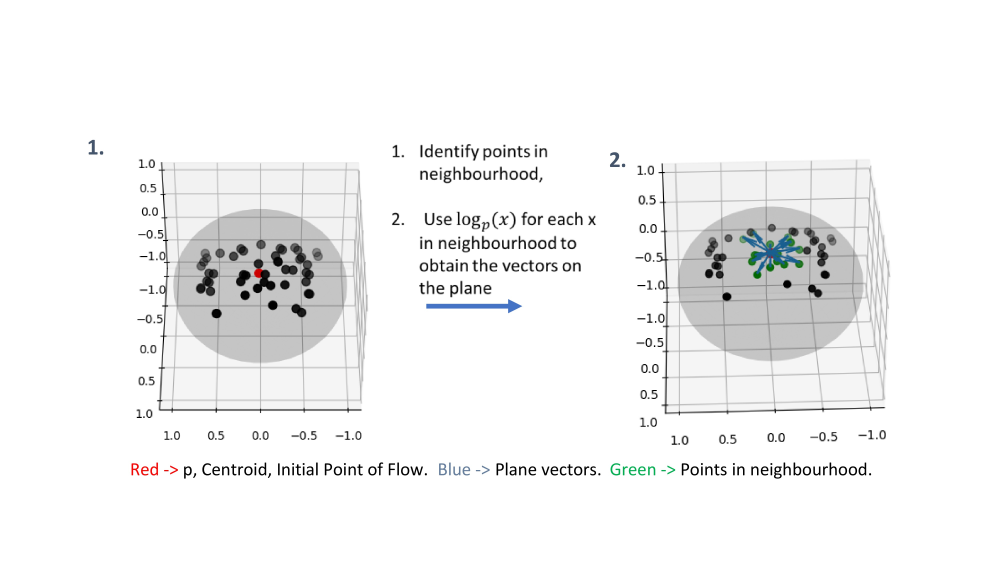
#> input picture flow_procedure/flow_1.jpg, 4000 x 2250 px, found by its file name (shown at 1/4 size)
$ python combine_images_grid.py
#> lines starting #> are read from the running program, lines starting #| are printed output that depends on the picture
import numpy as np
from PIL import Image
import os

# combines 6  images into one.
# can generalise to any number of images, just
# init original img accordingly.
FOLDER_NAME = "flow_procedure"
directory_in_str = os.path.abspath(os.curdir) + "\\" + FOLDER_NAME
main = Image.new("RGB", (4000*2, 2250*3))
#> main: PIL image 8000x6750 RGB; every value is 0
img1 = Image.open(directory_in_str+"\\flow_1.jpg")
#> img1 is the input picture: PIL image 4000x2250 RGB; mean R, G, B 243.3, 243.5, 243.5
img2 = Image.open(directory_in_str+"\\flow_2.jpg")
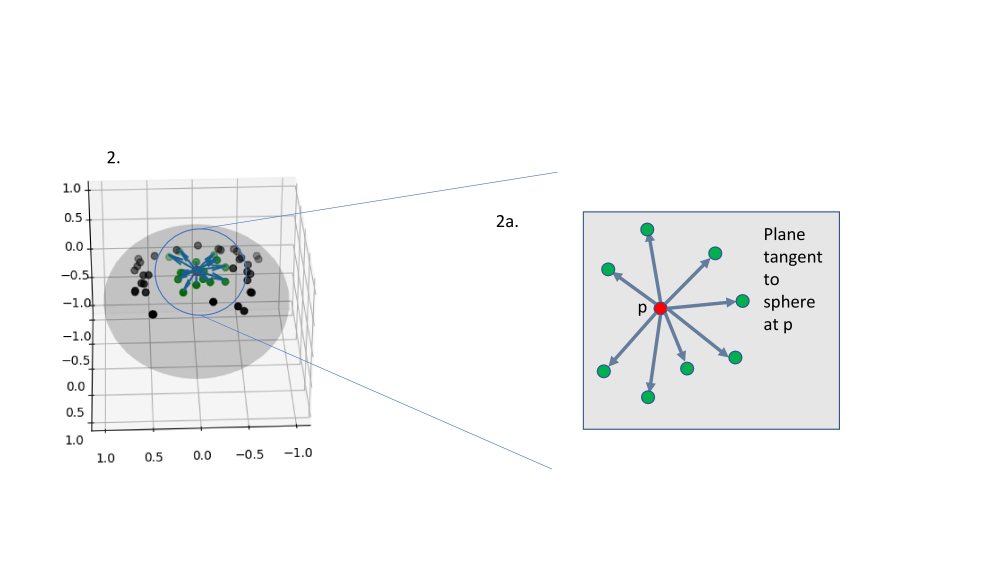
#> input picture flow_procedure/flow_2.jpg, 4000 x 2250 px, found by its file name (shown at 1/4 size)
#> img2 is the input picture: PIL image 4000x2250 RGB; mean R, G, B 245.9, 246.5, 246.7
img3 = Image.open(directory_in_str+"\\flow_3.jpg")
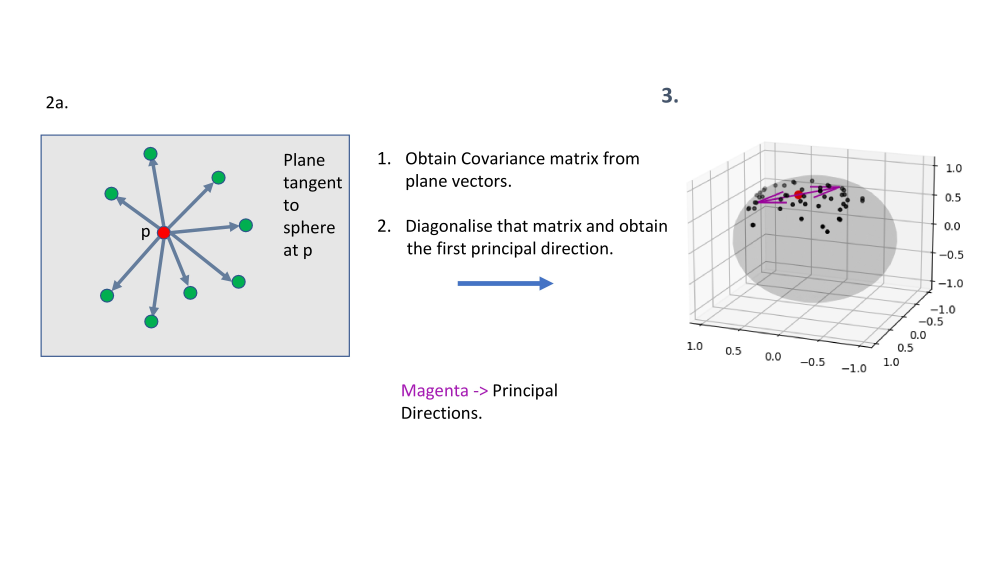
#> input picture flow_procedure/flow_3.jpg, 4000 x 2250 px, found by its file name (shown at 1/4 size)
#> img3 is the input picture: PIL image 4000x2250 RGB; mean R, G, B 245.2, 245.5, 245.9
img4 = Image.open(directory_in_str+"\\flow_4.jpg")
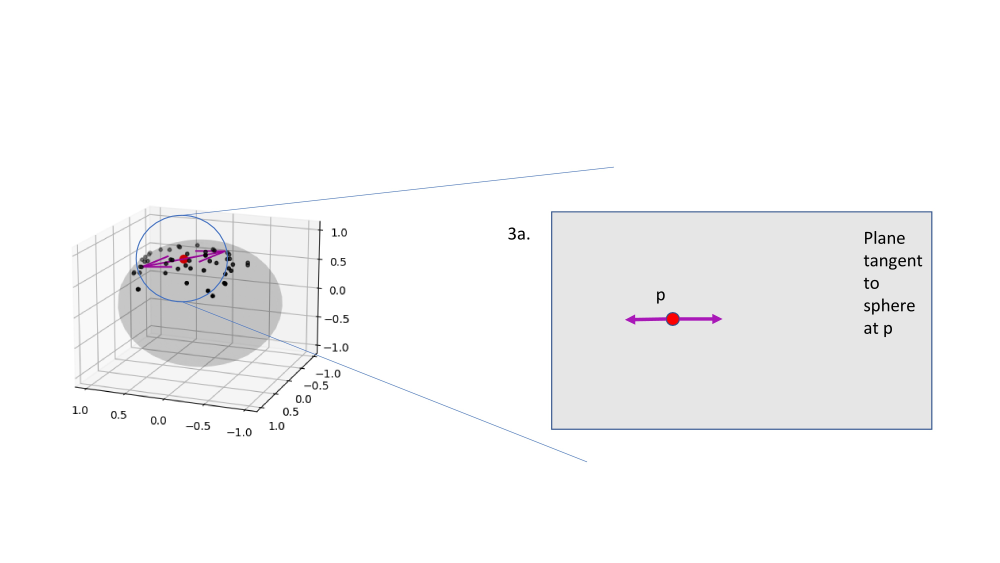
#> input picture flow_procedure/flow_4.jpg, 4000 x 2250 px, found by its file name (shown at 1/4 size)
#> img4 is the input picture: PIL image 4000x2250 RGB; mean R, G, B 246.9, 246.9, 247.3
img5 = Image.open(directory_in_str+"\\flow_5.jpg")
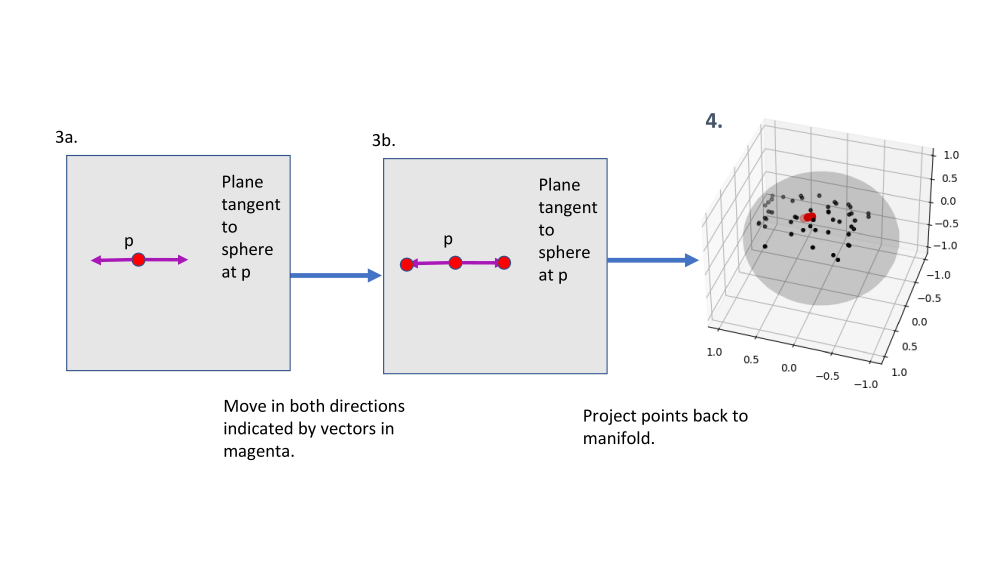
#> input picture flow_procedure/flow_5.jpg, 4000 x 2250 px, found by its file name (shown at 1/4 size)
#> img5 is the input picture: PIL image 4000x2250 RGB; mean R, G, B 244.7, 244.5, 245
img6 = Image.open(directory_in_str+"\\flow_6.jpg")
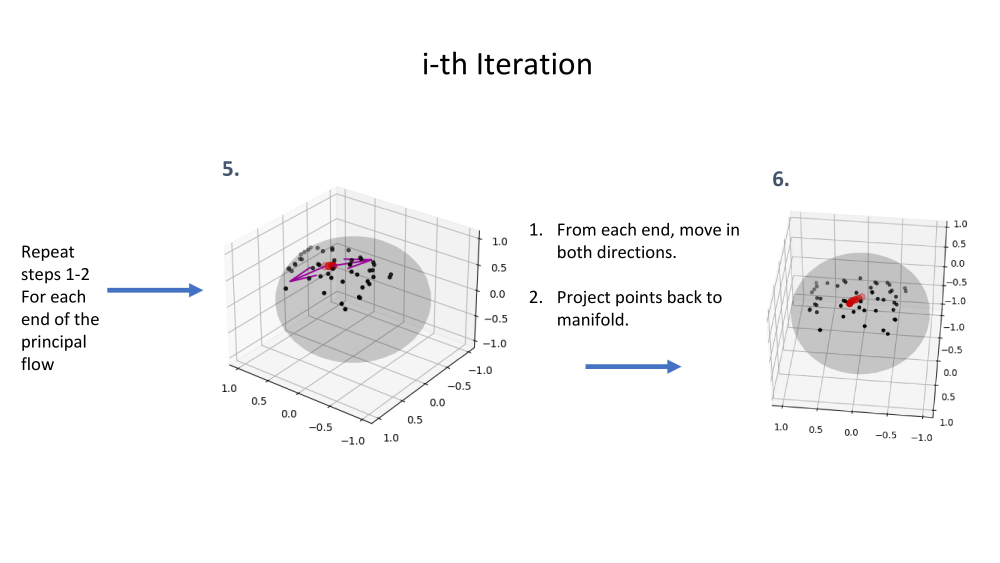
#> input picture flow_procedure/flow_6.jpg, 4000 x 2250 px, found by its file name (shown at 1/4 size)
#> img6 is the input picture: PIL image 4000x2250 RGB; mean R, G, B 247.1, 247, 247.3

main.paste(img1, (0,0))
main.paste(img2, (4000,0))
main.paste(img3, (0,2250))
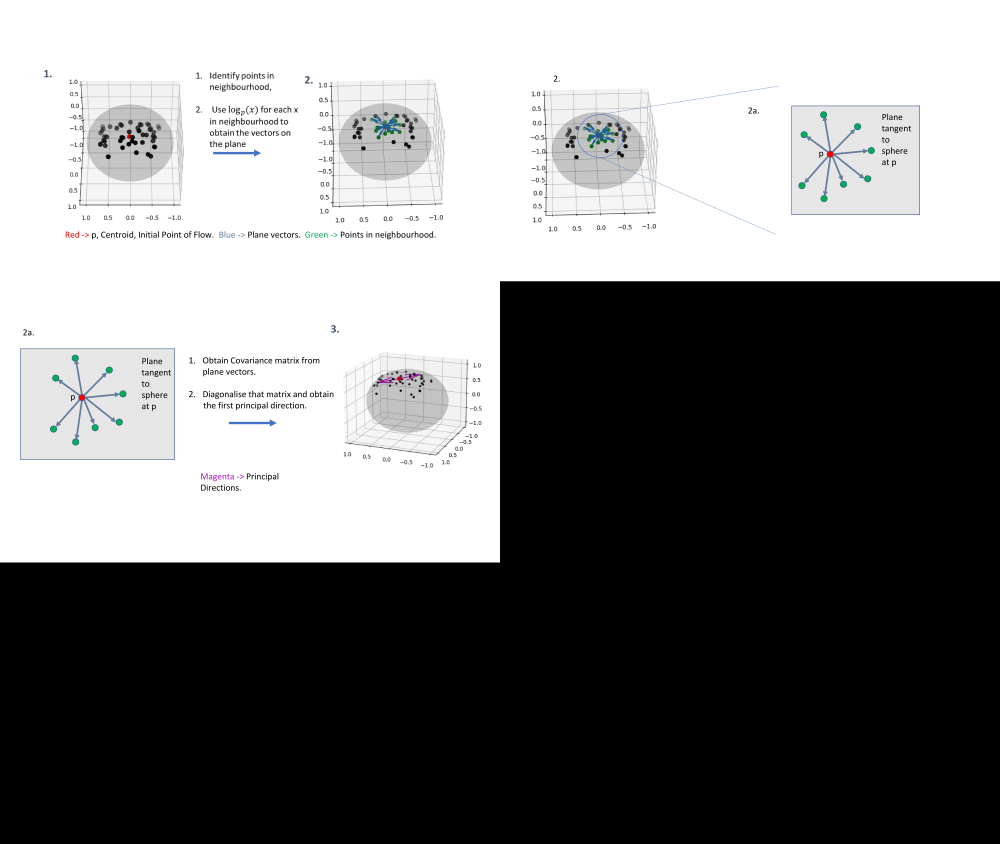
#> main: PIL image 8000x6750 RGB (shown at 1/8 size); mean R, G, B 122.4, 122.6, 122.7
main.paste(img4, (4000,2250))
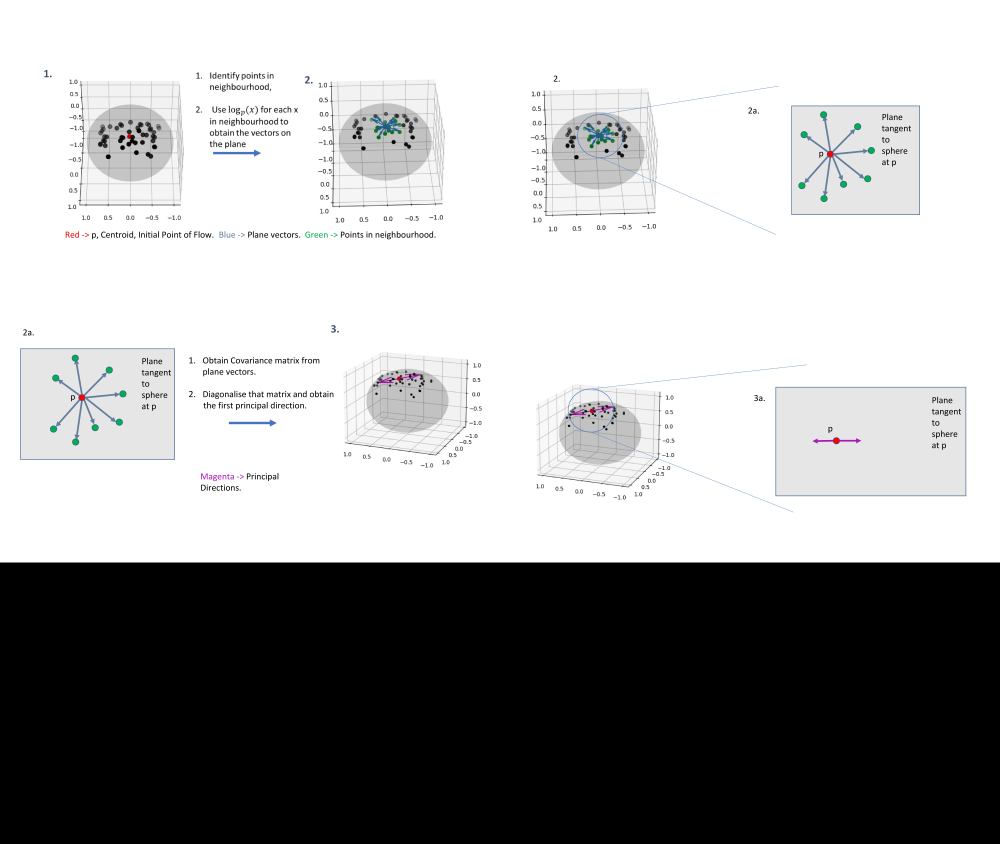
#> main: PIL image 8000x6750 RGB (shown at 1/8 size); mean R, G, B 163.6, 163.7, 163.9
#> (the run stopped early here; a loop or call above may not have finished)
